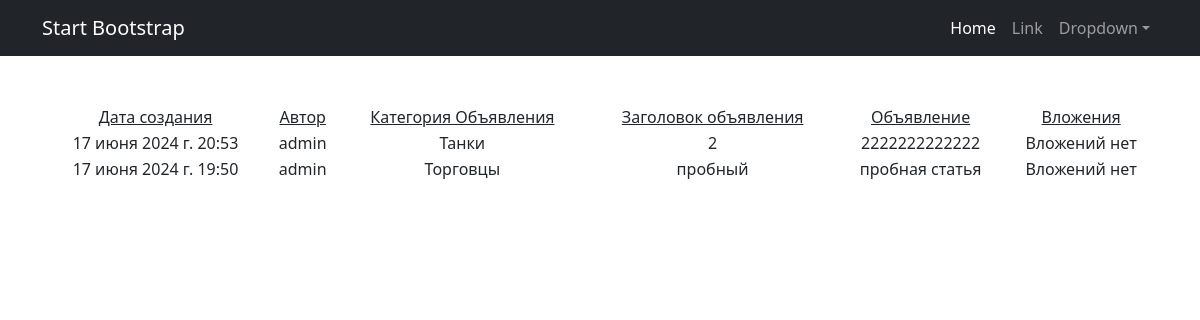
Page /board/post/ on the earlier database version.
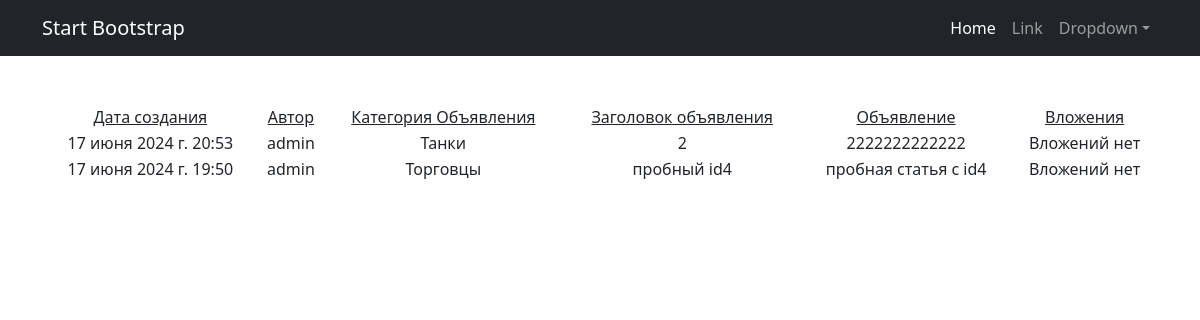
Same page on the later database version.
### Bullboard/models.py (models this page shows, shortened)
class Post(models.Model):
    author = models.ForeignKey(User, on_delete=models.CASCADE)# Автор
    title = models.CharField(max_length=255)# Заголовок объявления
    text = models.TextField()# Текст объявления
    created = models.DateTimeField(auto_now_add=True)# Дата создания
    category = models.ForeignKey('Category', on_delete=models.CASCADE)# Категория
    upload = models.FileField(upload_to='uploads/%Y/%m/%d/', blank=True, default=None, null=True, verbose_name='upload')# Вложения

class User(AbstractUser):
    code = models.CharField(max_length=120, null=True, blank=True)
    def __str__(self):
        return self.username

class Category(models.Model):
    name = models.CharField(max_length=64)
    subscribers = models.ManyToManyField(User, through='Subscriber')
    def __str__(self):
        return self.name

### Bullboard/views.py (the view)
# urls.py: path('post/', PostList.as_view(), name='post_list'),
class PostList(ListView):
    model = Post # Указываем модель, объекты которой мы будем выводить
    ordering = '-created'     # Поле, которое будет использоваться для сортировки объектов
    template_name = 'post.html'  # Указываем имя шаблона,
    context_object_name = 'posts'  # имя списка, в котором будут лежать все объекты.чтобы обратиться к списку объектов в html-шаблоне

### templates/post.html (shortened to what this page needs)
{% extends 'flatpages/default.html' %}
{% block content %}
{% if posts %}
<table width="100%" style="margin-top: 35px">
    <tr>
        <td><u>Дата создания</u></td>
        <td><u>Автор</u></td>
        <td><u>Категория Объявления</u></td>
        <td><u>Заголовок объявления</u></td>
        <td><u>Объявление</u></td>
        <td><u>Вложения</u></td>
    </tr>
{% for post in posts %}
    <tr>
        <td>{{ post.created }}</td>
        <td>{{ post.author }}</td>
        <td>{{ post.category }}</td>
        <td>{{ post.title }}</td>
        <td>{{ post.text|safe }}</td>
        <td>{% if post.upload %}
            <p><img class="img-post-left" src="{{post.upload.url}}"></p>
                {% else %}
                Вложений нет
            {% endif %}
        </td>
    </tr>
{% endfor %}
</table>
{% else %}
<h3>"Пока объявлений  нет""</h3>
{% endif %}
{% endblock content %}

Differences in the rows shown:
changed Post "Торговцы": title "пробный" → "пробный id4"; text "пробная статья" → "пробная статья c id4"
